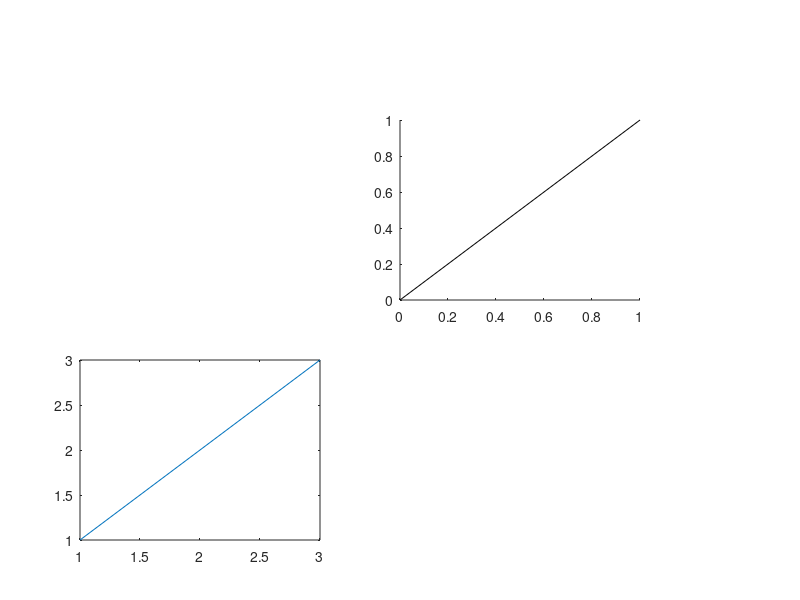

The MATLAB script that drew this image: (Note: this script raises an error after producing the figure.)
%=============================================================================
% Copyright (c) 2026-present Allan CORNET (Nelson)
%=============================================================================
% This file is part of Nelson.
%=============================================================================
% LICENCE_BLOCK_BEGIN
% SPDX-License-Identifier: LGPL-3.0-or-later
% LICENCE_BLOCK_END
%=============================================================================
% <--WEIGHT 6-->
% <--ADV-CLI MODE-->
%=============================================================================
% A high level plotting call must start its new plot in the axes it was handed,
% not in the current axes: the designated axes is cleared, the current axes is
% left alone, and the current axes does not change.
%
% The witness is found back by Tag and never by handle: a freed handle id is
% handed out again to the next object created, so isgraphics() on a stale handle
% answers for whatever object now holds that id.
%=============================================================================
statements = {...
  'plot(ax1, [1 2 3], [1 2 3])', ...
  'plot3(ax1, [1 2 3], [1 2 3], [1 2 3])', ...
  'bar(ax1, [1 2 3])', ...
  'stem(ax1, [1 2 3])', ...
  'stairs(ax1, [1 2 3])', ...
  'area(ax1, [1 2 3])', ...
  'errorbar(ax1, [1 2 3], [1 2 3], [0.1 0.1 0.1])', ...
  'surf(ax1, peaks(5))', ...
  'mesh(ax1, peaks(5))', ...
  'meshz(ax1, peaks(5))', ...
  'waterfall(ax1, peaks(5))', ...
  'contour(ax1, peaks(5))', ...
  'contourf(ax1, peaks(5))', ...
  'scatter(ax1, [1 2 3], [1 2 3])', ...
  'scatter3(ax1, [1 2 3], [1 2 3], [1 2 3])', ...
  'histogram(ax1, [1 2 2 3 3 3])', ...
  'histogram2(ax1, [1 2 3], [1 2 3])', ...
  'binscatter(ax1, [1 2 3], [1 2 3])', ...
  'imagesc(ax1, magic(4))', ...
  'image(ax1, magic(4))', ...
  'pie(ax1, [1 2 3])', ...
  'ribbon(ax1, peaks(5))', ...
  'stem3(ax1, [1 2 3], [1 2 3], [1 2 3])', ...
  'fsurf(ax1, @(x, y) x + y, [0 1 0 1])', ...
  'quiver(ax1, [1 2], [1 2], [1 1], [1 1])', ...
  'fill(ax1, [0 1 1 0], [0 0 1 1], ''r'')', ...
  'surfc(ax1, peaks(5))', ...
  'surfl(ax1, peaks(5))', ...
  'meshc(ax1, peaks(5))', ...
  'cylinder(ax1, 1)', ...
  'sphere(ax1, 5)'};
%=============================================================================
% The target is designated by the leading argument: it is cleared, and only it.
for k = 1:numel(statements)
  statement = statements{k};
  f = figure('Visible', 'off');
  ax1 = axes('Parent', f, 'Position', [0.1 0.1 0.3 0.3]);
  ax2 = axes('Parent', f, 'Position', [0.5 0.5 0.3 0.3]);
  line('Parent', ax1, 'XData', [0 1], 'YData', [0 1], 'Tag', 'TARGETW');
  line('Parent', ax2, 'XData', [0 1], 'YData', [0 1], 'Tag', 'BYSTANDERW');
  eval(statement);
  assert_istrue(isempty(findobj(ax1, 'Tag', 'TARGETW')), ...
    [statement, ' must clear the axes it was given.']);
  assert_isequal(numel(findobj(ax2, 'Tag', 'BYSTANDERW')), 1, ...
    [statement, ' must not touch the current axes.']);
  assert_istrue(numel(ax1.Children) >= 1, ...
    [statement, ' must draw in the axes it was given.']);
  assert_isequal(gca(), ax2, [statement, ' must not change the current axes.']);
  close(f);
end
%=============================================================================
% NextPlot 'add' (hold on) keeps the existing children in place.
for k = 1:numel(statements)
  statement = statements{k};
  f = figure('Visible', 'off');
  ax1 = axes('Parent', f, 'Position', [0.1 0.1 0.3 0.3]);
  ax2 = axes('Parent', f, 'Position', [0.5 0.5 0.3 0.3]);
  set(ax1, 'NextPlot', 'add');
  line('Parent', ax1, 'XData', [0 1], 'YData', [0 1], 'Tag', 'TARGETW');
  eval(statement);
  assert_isequal(numel(findobj(ax1, 'Tag', 'TARGETW')), 1, ...
    [statement, ' must not clear the axes while NextPlot is add.']);
  assert_isequal(gca(), ax2, [statement, ' must not change the current axes.']);
  close(f);
end
%=============================================================================
% NextPlot 'replacechildren' clears the children too.
for k = 1:numel(statements)
  statement = statements{k};
  f = figure('Visible', 'off');
  ax1 = axes('Parent', f, 'Position', [0.1 0.1 0.3 0.3]);
  axes('Parent', f, 'Position', [0.5 0.5 0.3 0.3]);
  set(ax1, 'NextPlot', 'replacechildren');
  line('Parent', ax1, 'XData', [0 1], 'YData', [0 1], 'Tag', 'TARGETW');
  eval(statement);
  assert_istrue(isempty(findobj(ax1, 'Tag', 'TARGETW')), ...
    [statement, ' must clear the children while NextPlot is replacechildren.']);
  close(f);
end
%=============================================================================
% Same contract when the target comes from a 'Parent' property pair instead of
% the leading argument.
parentPropertyStatements = {...
  'plot([1 2 3], [1 2 3], ''Parent'', ax1)', ...
  'plot3([1 2 3], [1 2 3], [1 2 3], ''Parent'', ax1)', ...
  'bar([1 2 3], ''Parent'', ax1)', ...
  'stem([1 2 3], ''Parent'', ax1)', ...
  'stairs([1 2 3], ''Parent'', ax1)', ...
  'area([1 2 3], ''Parent'', ax1)', ...
  'errorbar([1 2 3], [1 2 3], [0.1 0.1 0.1], ''Parent'', ax1)', ...
  'surf(peaks(5), ''Parent'', ax1)', ...
  'surfc(peaks(5), ''Parent'', ax1)', ...
  'meshc(peaks(5), ''Parent'', ax1)', ...
  'contour(peaks(5), ''Parent'', ax1)', ...
  'contourf(peaks(5), ''Parent'', ax1)', ...
  'scatter([1 2 3], [1 2 3], ''Parent'', ax1)', ...
  'scatter3([1 2 3], [1 2 3], [1 2 3], ''Parent'', ax1)', ...
  'histogram([1 2 2 3 3 3], ''Parent'', ax1)', ...
  'histogram2([1 2 3], [1 2 3], ''Parent'', ax1)', ...
  'stem3([1 2 3], [1 2 3], [1 2 3], ''Parent'', ax1)', ...
  'quiver([1 2], [1 2], [1 1], [1 1], ''Parent'', ax1)', ...
  'fill([0 1 1 0], [0 0 1 1], ''r'', ''Parent'', ax1)', ...
  'imagesc(magic(4), ''Parent'', ax1)', ...
  'image(magic(4), ''Parent'', ax1)', ...
  'imshow(magic(4) / 16, ''Parent'', ax1)'};
%=============================================================================
for k = 1:numel(parentPropertyStatements)
  statement = parentPropertyStatements{k};
  f = figure('Visible', 'off');
  ax1 = axes('Parent', f, 'Position', [0.1 0.1 0.3 0.3]);
  ax2 = axes('Parent', f, 'Position', [0.5 0.5 0.3 0.3]);
  line('Parent', ax1, 'XData', [0 1], 'YData', [0 1], 'Tag', 'TARGETW');
  line('Parent', ax2, 'XData', [0 1], 'YData', [0 1], 'Tag', 'BYSTANDERW');
  eval(statement);
  assert_istrue(isempty(findobj(ax1, 'Tag', 'TARGETW')), ...
    [statement, ' must clear the axes named by Parent.']);
  assert_isequal(numel(findobj(ax2, 'Tag', 'BYSTANDERW')), 1, ...
    [statement, ' must not touch the current axes.']);
  assert_istrue(numel(ax1.Children) >= 1, ...
    [statement, ' must draw in the axes named by Parent.']);
  assert_isequal(gca(), ax2, [statement, ' must not change the current axes.']);
  close(f);
end
%=============================================================================
% An hggroup target adds to the group and leaves the axes holding it alone.
f = figure('Visible', 'off');
ax1 = axes('Parent', f, 'Position', [0.1 0.1 0.3 0.3]);
axes('Parent', f, 'Position', [0.5 0.5 0.3 0.3]);
line('Parent', ax1, 'XData', [0 1], 'YData', [0 1], 'Tag', 'TARGETW');
g = hggroup('Parent', ax1);
plot(g, [1 2 3], [1 2 3]);
assert_isequal(numel(findobj(ax1, 'Tag', 'TARGETW')), 1);
assert_istrue(numel(g.Children) >= 1);
close(f);
%=============================================================================
% newplot() itself keeps answering for the current axes when given no target.
f = figure('Visible', 'off');
ax1 = axes('Parent', f, 'Position', [0.1 0.1 0.3 0.3]);
ax2 = axes('Parent', f, 'Position', [0.5 0.5 0.3 0.3]);
line('Parent', ax1, 'XData', [0 1], 'YData', [0 1], 'Tag', 'TARGETW');
line('Parent', ax2, 'XData', [0 1], 'YData', [0 1], 'Tag', 'BYSTANDERW');
plot([1 2 3], [1 2 3]);
assert_isequal(numel(findobj(ax1, 'Tag', 'TARGETW')), 1);
assert_istrue(isempty(findobj(ax2, 'Tag', 'BYSTANDERW')));
assert_isequal(gca(), ax2);
close(f);
%=============================================================================
